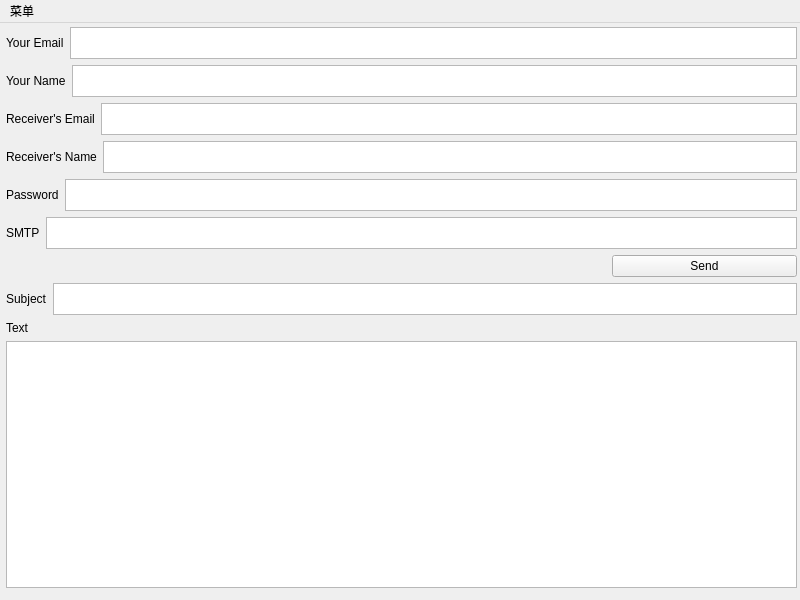
<?xml version="1.0" encoding="UTF-8"?>
<ui version="4.0">
 <class>MainWindow</class>
 <widget class="QMainWindow" name="MainWindow">
  <property name="geometry">
   <rect>
    <x>0</x>
    <y>0</y>
    <width>800</width>
    <height>600</height>
   </rect>
  </property>
  <property name="windowTitle">
   <string>MainWindow</string>
  </property>
  <widget class="QWidget" name="centralwidget">
   <widget class="QWidget" name="">
    <property name="geometry">
     <rect>
      <x>6</x>
      <y>4</y>
      <width>791</width>
      <height>561</height>
     </rect>
    </property>
    <layout class="QVBoxLayout" name="verticalLayout_3">
     <item>
      <layout class="QVBoxLayout" name="verticalLayout">
       <item>
        <layout class="QHBoxLayout" name="horizontalLayout">
         <item>
          <widget class="QLabel" name="label">
           <property name="maximumSize">
            <size>
             <width>16777215</width>
             <height>32</height>
            </size>
           </property>
           <property name="text">
            <string>Your Email</string>
           </property>
          </widget>
         </item>
         <item>
          <widget class="QTextEdit" name="textEdit">
           <property name="maximumSize">
            <size>
             <width>16777215</width>
             <height>32</height>
            </size>
           </property>
          </widget>
         </item>
        </layout>
       </item>
       <item>
        <layout class="QHBoxLayout" name="horizontalLayout_2">
         <item>
          <widget class="QLabel" name="label_2">
           <property name="maximumSize">
            <size>
             <width>16777215</width>
             <height>32</height>
            </size>
           </property>
           <property name="text">
            <string>Your Name</string>
           </property>
          </widget>
         </item>
         <item>
          <widget class="QTextEdit" name="textEdit_2">
           <property name="maximumSize">
            <size>
             <width>16777215</width>
             <height>32</height>
            </size>
           </property>
          </widget>
         </item>
        </layout>
       </item>
       <item>
        <layout class="QHBoxLayout" name="horizontalLayout_3">
         <item>
          <widget class="QLabel" name="label_3">
           <property name="maximumSize">
            <size>
             <width>16777215</width>
             <height>32</height>
            </size>
           </property>
           <property name="text">
            <string>Receiver's Email</string>
           </property>
          </widget>
         </item>
         <item>
          <widget class="QTextEdit" name="textEdit_3">
           <property name="maximumSize">
            <size>
             <width>16777215</width>
             <height>32</height>
            </size>
           </property>
          </widget>
         </item>
        </layout>
       </item>
       <item>
        <layout class="QHBoxLayout" name="horizontalLayout_4">
         <item>
          <widget class="QLabel" name="label_4">
           <property name="maximumSize">
            <size>
             <width>16777215</width>
             <height>32</height>
            </size>
           </property>
           <property name="text">
            <string>Receiver's Name</string>
           </property>
          </widget>
         </item>
         <item>
          <widget class="QTextEdit" name="textEdit_4">
           <property name="maximumSize">
            <size>
             <width>16777215</width>
             <height>32</height>
            </size>
           </property>
          </widget>
         </item>
        </layout>
       </item>
       <item>
        <layout class="QHBoxLayout" name="horizontalLayout_5">
         <item>
          <widget class="QLabel" name="label_5">
           <property name="maximumSize">
            <size>
             <width>16777215</width>
             <height>32</height>
            </size>
           </property>
           <property name="text">
            <string>Password</string>
           </property>
          </widget>
         </item>
         <item>
          <widget class="QTextEdit" name="textEdit_5">
           <property name="maximumSize">
            <size>
             <width>16777215</width>
             <height>32</height>
            </size>
           </property>
          </widget>
         </item>
        </layout>
       </item>
       <item>
        <layout class="QHBoxLayout" name="horizontalLayout_6">
         <item>
          <widget class="QLabel" name="label_6">
           <property name="maximumSize">
            <size>
             <width>16777215</width>
             <height>32</height>
            </size>
           </property>
           <property name="text">
            <string>SMTP</string>
           </property>
          </widget>
         </item>
         <item>
          <widget class="QTextEdit" name="textEdit_6">
           <property name="maximumSize">
            <size>
             <width>16777215</width>
             <height>32</height>
            </size>
           </property>
          </widget>
         </item>
        </layout>
       </item>
      </layout>
     </item>
     <item>
      <layout class="QHBoxLayout" name="horizontalLayout_9">
       <item>
        <widget class="QLabel" name="label_9">
         <property name="minimumSize">
          <size>
           <width>600</width>
           <height>0</height>
          </size>
         </property>
         <property name="text">
          <string/>
         </property>
        </widget>
       </item>
       <item>
        <widget class="QPushButton" name="pushButton">
         <property name="text">
          <string>Send</string>
         </property>
        </widget>
       </item>
      </layout>
     </item>
     <item>
      <layout class="QHBoxLayout" name="horizontalLayout_7">
       <item>
        <widget class="QLabel" name="label_7">
         <property name="text">
          <string>Subject</string>
         </property>
        </widget>
       </item>
       <item>
        <widget class="QTextEdit" name="textEdit_7">
         <property name="maximumSize">
          <size>
           <width>16777215</width>
           <height>32</height>
          </size>
         </property>
        </widget>
       </item>
      </layout>
     </item>
     <item>
      <layout class="QVBoxLayout" name="verticalLayout_2">
       <item>
        <widget class="QLabel" name="label_8">
         <property name="text">
          <string>Text</string>
         </property>
        </widget>
       </item>
       <item>
        <widget class="QTextEdit" name="textEdit_8"/>
       </item>
      </layout>
     </item>
    </layout>
   </widget>
  </widget>
  <widget class="QMenuBar" name="menubar">
   <property name="geometry">
    <rect>
     <x>0</x>
     <y>0</y>
     <width>800</width>
     <height>28</height>
    </rect>
   </property>
   <widget class="QMenu" name="menucaidan">
    <property name="title">
     <string>菜单</string>
    </property>
    <addaction name="action"/>
    <addaction name="separator"/>
    <addaction name="action_3"/>
   </widget>
   <addaction name="menucaidan"/>
  </widget>
  <action name="action">
   <property name="text">
    <string>关闭</string>
   </property>
  </action>
  <action name="action_3">
   <property name="text">
    <string>关于</string>
   </property>
  </action>
 </widget>
 <resources/>
 <connections/>
</ui>
